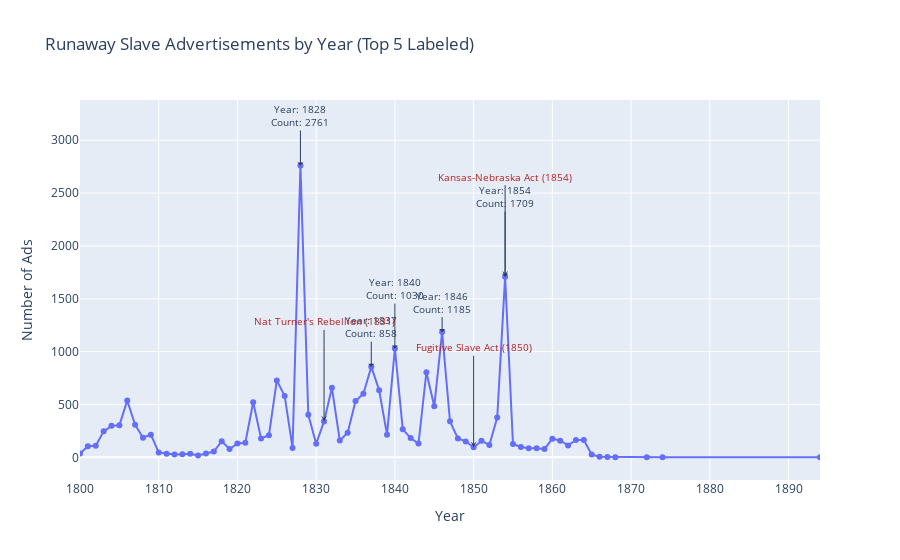

Write notebook code for a chart like this one.
### Markdown cell above
#### **Year**

The number of advertisements released at the same time not only records the frequency of the act of runaway slaves themselves, but also reflects the changes in the slave owners' sense of security towards the system, the degree of social support or questioning of slavery, as well as the rebellious sentiments of the slaves themselves. By statistically analyzing the changing trends of the number of advertisements in different periods, we can identify the key historical nodes of slavery and observe when resistance behaviors concentrated and erupted and when they tended to decline.

### Code cell
df_year_valid = df_s[df_s['publication_year'].apply(lambda x: str(x).isdigit())].copy()
df_year_valid['publication_year'] = df_year_valid['publication_year'].astype(int)
year_counts = df_year_valid['publication_year'].value_counts().sort_index().reset_index()
year_counts.columns = ['Year', 'Number of Runaway Ads']
top_years = year_counts.sort_values('Number of Runaway Ads', ascending=False).head(5)
fig = px.line(
    year_counts,
    x='Year',
    y='Number of Runaway Ads',
    title='Runaway Slave Advertisements by Year (Top 5 Labeled)',
    markers=True
)
offsets = [-50, -80, -30, -60, -40]
for i, (_, row) in enumerate(top_years.iterrows()):
    fig.add_annotation(
        x=row['Year'],
        y=row['Number of Runaway Ads'],
        text=f"Year: {row['Year']}<br>Count: {row['Number of Runaway Ads']}",
        showarrow=True,
        arrowhead=1,
        ax=0,
        ay=offsets[i % len(offsets)],
        font=dict(size=10)  
    )
fig.update_layout(
    xaxis_title='Year',
    yaxis_title='Number of Ads'
)
# Historical events to annotate
historical_events = {
    1831: "Nat Turner's Rebellion",
    1850: "Fugitive Slave Act",
    1854: "Kansas-Nebraska Act"
}

for year, event in historical_events.items():
    count = year_counts.loc[year_counts['Year'] == year, 'Number of Runaway Ads']
    if not count.empty:
        fig.add_annotation(
            x=year,
            y=int(count),
            text=f"{event} ({year})",
            showarrow=True,
            arrowhead=3,
            ax=0,
            ay=-100,
            font=dict(size=10, color="firebrick")
        )
fig.update_layout(
    xaxis_title='Year',
    yaxis_title='Number of Ads',
    xaxis=dict(range=[1800, year_counts['Year'].max()])
)
fig.show()

### Figure 1 — Plotly figure (JSON) as saved in the notebook; plotly's stock layout.template omitted (floating-point values rounded to 4 significant figures; data arrays with more than 128 entries replaced by an {"elided": "..."} marker saying what was removed)
{"data": [{"hovertemplate": "Year=%{x}<br>Number of Runaway Ads=%{y}<extra></extra>", "legendgroup": "", "line": {"color": "#636efa", "dash": "solid"}, "marker": {"symbol": "circle"}, "mode": "lines+markers", "name": "", "orientation": "v", "showlegend": false, "type": "scatter", "x": {"elided": "157 int values"}, "xaxis": "x", "y": {"elided": "157 int values"}, "yaxis": "y"}], "layout": {"annotations": [{"arrowhead": 1, "ax": 0, "ay": -50, "font": {"size": 10}, "showarrow": true, "text": "Year: 1828<br>Count: 2761", "x": 1828, "y": 2761}, {"arrowhead": 1, "ax": 0, "ay": -80, "font": {"size": 10}, "showarrow": true, "text": "Year: 1854<br>Count: 1709", "x": 1854, "y": 1709}, {"arrowhead": 1, "ax": 0, "ay": -30, "font": {"size": 10}, "showarrow": true, "text": "Year: 1846<br>Count: 1185", "x": 1846, "y": 1185}, {"arrowhead": 1, "ax": 0, "ay": -60, "font": {"size": 10}, "showarrow": true, "text": "Year: 1840<br>Count: 1030", "x": 1840, "y": 1030}, {"arrowhead": 1, "ax": 0, "ay": -40, "font": {"size": 10}, "showarrow": true, "text": "Year: 1837<br>Count: 858", "x": 1837, "y": 858}, {"arrowhead": 3, "ax": 0, "ay": -100, "font": {"color": "firebrick", "size": 10}, "showarrow": true, "text": "Nat Turner's Rebellion (1831)", "x": 1831, "y": 340}, {"arrowhead": 3, "ax": 0, "ay": -100, "font": {"color": "firebrick", "size": 10}, "showarrow": true, "text": "Fugitive Slave Act (1850)", "x": 1850, "y": 96}, {"arrowhead": 3, "ax": 0, "ay": -100, "font": {"color": "firebrick", "size": 10}, "showarrow": true, "text": "Kansas-Nebraska Act (1854)", "x": 1854, "y": 1709}], "autosize": true, "legend": {"tracegroupgap": 0}, "title": {"text": "Runaway Slave Advertisements by Year (Top 5 Labeled)"}, "xaxis": {"anchor": "y", "domain": [0, 1], "range": [1800, 1894], "title": {"text": "Year"}, "type": "linear"}, "yaxis": {"anchor": "x", "autorange": true, "domain": [0, 1], "range": [-366.5, 4822.0], "title": {"text": "Number of Ads"}, "type": "linear"}}}
